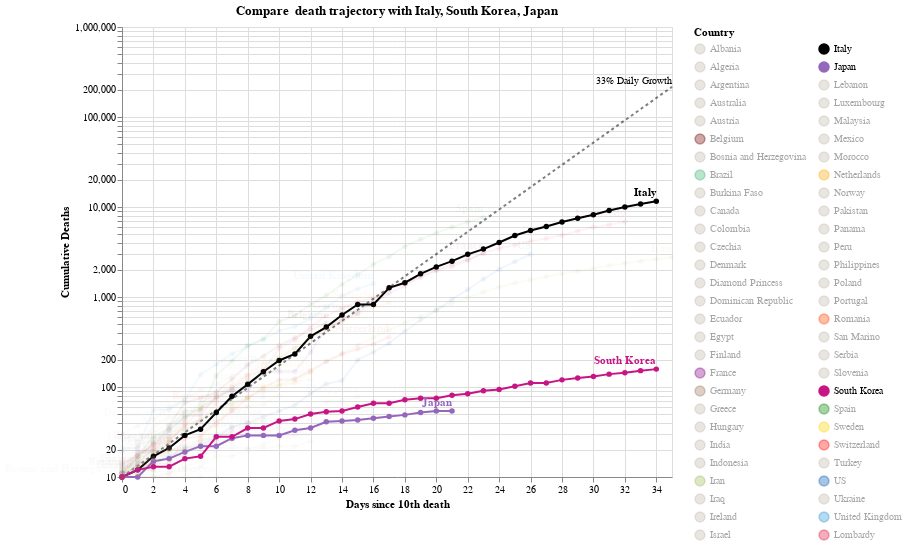

Write notebook code for a chart like this one.
### Code cell
#hide_input
chart = make_since_chart()
chart

### Figure 1 — Vega-Lite specification as saved in the notebook (floating-point values rounded to 4 significant figures; data arrays with more than 128 entries replaced by an {"elided": "..."} marker saying what was removed)
{"config": {"view": {"continuousWidth": 400, "continuousHeight": 300}}, "layer": [{"mark": {"type": "line", "color": "black", "opacity": 0.5, "strokeDash": [3, 3]}, "encoding": {"x": {"type": "quantitative", "field": "Days since 10th death"}, "y": {"type": "quantitative", "field": "Confirmed Cases"}}}, {"mark": {"type": "text", "align": "right", "dy": -6, "fontSize": 10, "text": "33% Daily Growth"}, "encoding": {"x": {"type": "quantitative", "field": "Days since 10th death"}, "y": {"type": "quantitative", "field": "Confirmed Cases"}}, "transform": [{"filter": "(datum['Days since 10th death'] >= 35)"}]}, {"data": {"name": "data-538788b11e99b7fe5f77b9700becb21f"}, "mark": {"type": "line", "point": true}, "encoding": {"color": {"type": "nominal", "field": "Country", "legend": {"columns": 2, "symbolLimit": 100}, "scale": {"domain": ["Albania", "Algeria", "Argentina", "Australia", "Austria", "Belgium", "Bosnia and Herzegovina", "Brazil", "Burkina Faso", "Canada", "Colombia", "Czechia", "Denmark", "Diamond Princess", "Dominican Republic", "Ecuador", "Egypt", "Finland", "France", "Germany", "Greece", "Hungary", "India", "Indonesia", "Iran", "Iraq", "Ireland", "Israel", "Italy", "Japan", "Lebanon", "Luxembourg", "Malaysia", "Mexico", "Morocco", "Netherlands", "Norway", "Pakistan", "Panama", "Peru", "Philippines", "Poland", "Portugal", "Romania", "San Marino", "Serbia", "Slovenia", "South Korea", "Spain", "Sweden", "Switzerland", "Turkey", "US", "Ukraine", "United Kingdom", "Lombardy"], "range": ["#C1B7AD", "#C1B7AD", "#C1B7AD", "#C1B7AD", "#C1B7AD", "#6f0000", "#C1B7AD", "mediumseagreen", "#C1B7AD", "#C1B7AD", "#C1B7AD", "#C1B7AD", "#C1B7AD", "#C1B7AD", "#C1B7AD", "#C1B7AD", "#C1B7AD", "#C1B7AD", "purple", "#9D755D", "#C1B7AD", "#C1B7AD", "#C1B7AD", "#C1B7AD", "#A1BA59", "#C1B7AD", "#C1B7AD", "#C1B7AD", "black", "#9467bd", "#C1B7AD", "#C1B7AD", "#C1B7AD", "#C1B7AD", "#C1B7AD", "orange", "#C1B7AD", "#C1B7AD", "#C1B7AD", "#C1B7AD", "#C1B7AD", "#C1B7AD", "#C1B7AD", "#FF4500", "#C1B7AD", "#C1B7AD", "#C1B7AD", "#C71585", "green", "#FFCD00", "#ff0000", "#C1B7AD", "#0059B3", "#C1B7AD", "#2495D3", "#DC143C"]}}, "opacity": {"condition": {"value": 1, "selection": "selector001"}, "value": 0.05}, "tooltip": [{"type": "nominal", "field": "Country"}, {"type": "temporal", "field": "Date"}, {"type": "quantitative", "field": "Confirmed Cases"}, {"type": "quantitative", "field": "Days since 10th death"}], "x": {"type": "quantitative", "field": "Days since 10th death"}, "y": {"type": "quantitative", "axis": {"title": "Cumulative Deaths"}, "field": "Confirmed Cases", "scale": {"type": "log"}}}, "height": 450, "selection": {"selector001": {"type": "multi", "fields": ["Country"], "bind": "legend", "init": [{"Country": "Italy"}, {"Country": "South Korea"}, {"Country": "Japan"}]}}, "width": 550}, {"data": {"name": "data-538788b11e99b7fe5f77b9700becb21f"}, "mark": {"type": "text", "align": "right", "dy": -8, "fontWeight": "bold"}, "encoding": {"color": {"type": "nominal", "field": "Country", "legend": {"columns": 2, "symbolLimit": 100}, "scale": {"domain": ["Albania", "Algeria", "Argentina", "Australia", "Austria", "Belgium", "Bosnia and Herzegovina", "Brazil", "Burkina Faso", "Canada", "Colombia", "Czechia", "Denmark", "Diamond Princess", "Dominican Republic", "Ecuador", "Egypt", "Finland", "France", "Germany", "Greece", "Hungary", "India", "Indonesia", "Iran", "Iraq", "Ireland", "Israel", "Italy", "Japan", "Lebanon", "Luxembourg", "Malaysia", "Mexico", "Morocco", "Netherlands", "Norway", "Pakistan", "Panama", "Peru", "Philippines", "Poland", "Portugal", "Romania", "San Marino", "Serbia", "Slovenia", "South Korea", "Spain", "Sweden", "Switzerland", "Turkey", "US", "Ukraine", "United Kingdom", "Lombardy"], "range": ["#C1B7AD", "#C1B7AD", "#C1B7AD", "#C1B7AD", "#C1B7AD", "#6f0000", "#C1B7AD", "mediumseagreen", "#C1B7AD", "#C1B7AD", "#C1B7AD", "#C1B7AD", "#C1B7AD", "#C1B7AD", "#C1B7AD", "#C1B7AD", "#C1B7AD", "#C1B7AD", "purple", "#9D755D", "#C1B7AD", "#C1B7AD", "#C1B7AD", "#C1B7AD", "#A1BA59", "#C1B7AD", "#C1B7AD", "#C1B7AD", "black", "#9467bd", "#C1B7AD", "#C1B7AD", "#C1B7AD", "#C1B7AD", "#C1B7AD", "orange", "#C1B7AD", "#C1B7AD", "#C1B7AD", "#C1B7AD", "#C1B7AD", "#C1B7AD", "#C1B7AD", "#FF4500", "#C1B7AD", "#C1B7AD", "#C1B7AD", "#C71585", "green", "#FFCD00", "#ff0000", "#C1B7AD", "#0059B3", "#C1B7AD", "#2495D3", "#DC143C"]}}, "opacity": {"condition": {"value": 1, "selection": "selector001"}, "value": 0.05}, "text": {"type": "nominal", "field": "Country"}, "tooltip": [{"type": "nominal", "field": "Country"}, {"type": "temporal", "field": "Date"}, {"type": "quantitative", "field": "Confirmed Cases"}, {"type": "quantitative", "field": "Days since 10th death"}], "x": {"type": "quantitative", "field": "Days since 10th death"}, "y": {"type": "quantitative", "axis": {"title": "Cumulative Deaths"}, "field": "Confirmed Cases", "scale": {"type": "log"}}}, "height": 450, "transform": [{"filter": "(datum['Date'] >= 1585526400000)"}], "width": 550}], "data": {"name": "data-81222402b509d6790d554fae0a2b79b7"}, "title": "Compare  death trajectory with Italy, South Korea, Japan", "$schema": "https://vega.github.io/schema/vega-lite/v4.0.2.json", "datasets": {"data-81222402b509d6790d554fae0a2b79b7": [{"Days since 10th death": 0, "Confirmed Cases": 10.0}, {"Days since 10th death": 1, "Confirmed Cases": 13.3}, {"Days since 10th death": 2, "Confirmed Cases": 17.69}, {"Days since 10th death": 3, "Confirmed Cases": 23.53}, {"Days since 10th death": 4, "Confirmed Cases": 31.29}, {"Days since 10th death": 5, "Confirmed Cases": 41.62}, {"Days since 10th death": 6, "Confirmed Cases": 55.35}, {"Days since 10th death": 7, "Confirmed Cases": 73.61}, {"Days since 10th death": 8, "Confirmed Cases": 97.91}, {"Days since 10th death": 9, "Confirmed Cases": 130.2}, {"Days since 10th death": 10, "Confirmed Cases": 173.2}, {"Days since 10th death": 11, "Confirmed Cases": 230.3}, {"Days since 10th death": 12, "Confirmed Cases": 306.4}, {"Days since 10th death": 13, "Confirmed Cases": 407.4}, {"Days since 10th death": 14, "Confirmed Cases": 541.9}, {"Days since 10th death": 15, "Confirmed Cases": 720.7}, {"Days since 10th death": 16, "Confirmed Cases": 958.6}, {"Days since 10th death": 17, "Confirmed Cases": 1275.0}, {"Days since 10th death": 18, "Confirmed Cases": 1696.0}, {"Days since 10th death": 19, "Confirmed Cases": 2255.0}, {"Days since 10th death": 20, "Confirmed Cases": 2999.0}, {"Days since 10th death": 21, "Confirmed Cases": 3989.0}, {"Days since 10th death": 22, "Confirmed Cases": 5306.0}, {"Days since 10th death": 23, "Confirmed Cases": 7056.0}, {"Days since 10th death": 24, "Confirmed Cases": 9385.0}, {"Days since 10th death": 25, "Confirmed Cases": 12480.0}, {"Days since 10th death": 26, "Confirmed Cases": 16600.0}, {"Days since 10th death": 27, "Confirmed Cases": 22080.0}, {"Days since 10th death": 28, "Confirmed Cases": 29370.0}, {"Days since 10th death": 29, "Confirmed Cases": 39060.0}, {"Days since 10th death": 30, "Confirmed Cases": 51950.0}, {"Days since 10th death": 31, "Confirmed Cases": 69090.0}, {"Days since 10th death": 32, "Confirmed Cases": 91890.0}, {"Days since 10th death": 33, "Confirmed Cases": 122200.0}, {"Days since 10th death": 34, "Confirmed Cases": 162500.0}, {"Days since 10th death": 35, "Confirmed Cases": 216200.0}], "data-538788b11e99b7fe5f77b9700becb21f": {"elided": "613 records"}}}
